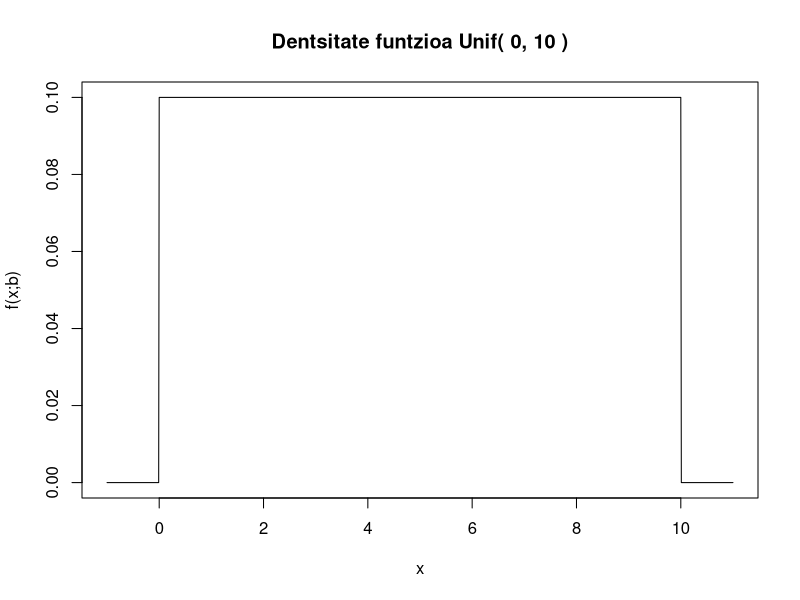
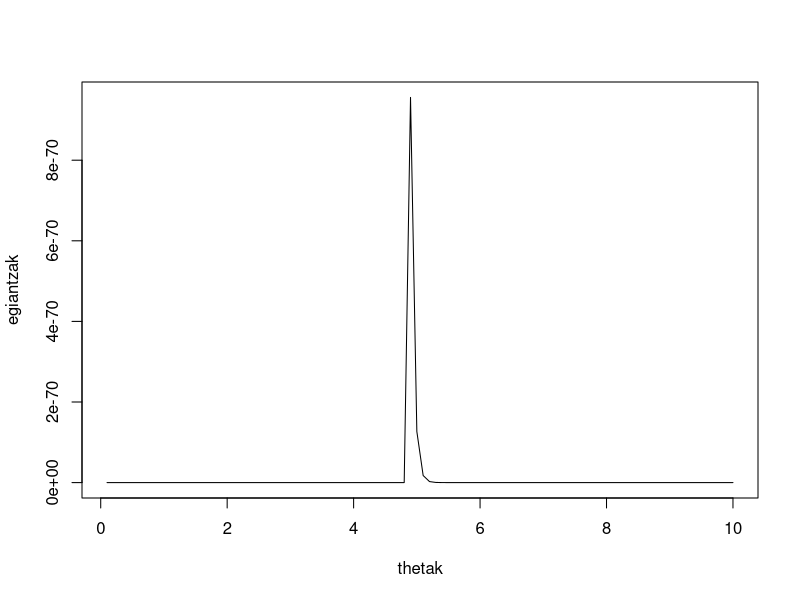
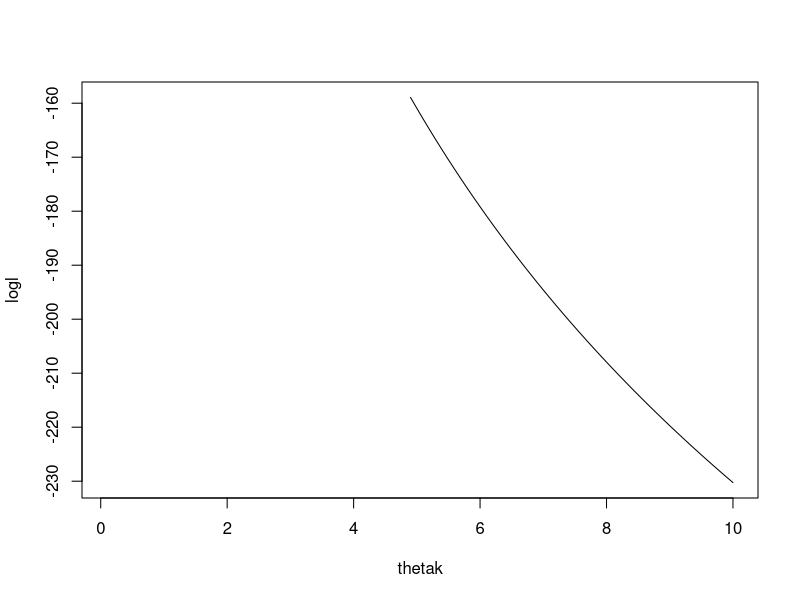

Here is the R script that generated these plots, in order:
## ---- chunk 1
set.seed(666)
## ---- chunk 2
lagina <- c(1.12, 2.58, 2.36, 0.40, 3.29, 1.54, 0.25, 4.87, 1.00, 4.26, 
            1.43, 0.58, 0.21, 1.84, 3.75, 0.56, 1.38, 4.46, 3.37, 3.41, 
            2.53, 3.38, 3.16, 3.26, 2.17, 3.64, 2.31, 3.26, 1.82, 3.26,
            0.87, 1.07, 1.74, 4.32, 4.65, 0.87, 0.76, 4.51, 0.11, 1.38,
            4.34, 4.55, 4.13, 1.42, 2.12, 0.01, 3.36, 0.01, 0.20, 2.85,
            2.15, 4.30, 1.06, 3.06, 1.58, 1.32, 1.53, 0.94, 0.55, 0.18,
            1.04, 0.00, 3.84, 1.86, 2.84, 4.39, 3.85, 0.85, 4.27, 1.72,
            1.31, 0.69, 4.40, 3.22, 4.23, 4.49, 4.89, 0.44, 1.55, 3.70,
            3.51, 1.13, 0.18, 0.47, 4.65, 4.60, 1.01, 4.15, 0.54, 4.48,
            0.17, 1.08, 1.41, 4.48, 4.14, 1.36, 1.20, 1.19, 2.32, 3.21)
## ---- chunk 3
#Estimatzailea edozein laginerako lortzeko funtzio orokorra
getThetaMM <- function(lagina){
  2*mean(lagina)
}

#Gure laginerako estimazioaren kalkulua
getThetaMM(lagina)
## ---- chunk 4
itxaropena_unif <- function(theta){
  return(theta/2)
}
## ---- chunk 5
b <- 10
x <- seq(-1, b+1, 0.01)
plot(x, dunif(x, min = 0, max = b), t="l", main=paste("Dentsitate funtzioa Unif( 0,", b, ")"), xlab = "x", ylab = "f(x;b)")
## ---- chunk 6
getThetaMM2 <-uniroot(function(theta) itxaropena_unif(theta)-mean(lagina), 
                    interval=c(-10,10))$root
getThetaMM2
## ---- chunk 7
getLikelihood <- function(theta, sample){
  l <- 0
  if(all(sample<=theta) & all(sample>=0)){
    return(prod(dunif(sample, min=0, max=theta)))
  }
  return(l)
}


thetak <- seq(0.1, 10, by=0.1)
egiantzak <- sapply(thetak, getLikelihood, sample=lagina)
plot(thetak, egiantzak, type="l")
## ---- chunk 8
getLogLikelihood  <- function(theta, sample){
  l <- getLikelihood(theta, sample)
  if(l!=0){
    return(log(l))}
  else{
    # -Inf balioa ekiditeko
    return(-Inf)
  }
}
## ---- chunk 9
getLogLikelihood <- function(theta, sample){
  probs <- dunif(sample, min=0, max=theta)
  ll <- sum(log(probs))
  return (ll)
}
## ---- chunk 10
logl <- sapply(thetak, FUN=getLogLikelihood, sample=lagina)
plot(thetak, logl, type="l")
## ---- chunk 11
minusL <- function(theta, sample){
  ll <- getLogLikelihood(theta, sample)
  if (is.infinite(ll)) {
    ll <- -1000
  }
  return(-ll)
}

## ---- chunk 12
#Estimatzailea edozein laginerako lortzeko funtzioa
getThetaML <- function(sample, initial.theta=50){
  return(nlm(f=minusL, p=initial.theta, sample=sample))
}
getThetaML(lagina)
theta.ehe <- getThetaML(lagina)$estimate

## ---- chunk 13
max(lagina)
## ---- chunk 14
N <- 1000
lagin.tamainak <- c(10, 20, 30, 40, 50, 75, 100, 150, 200, 250, 300, 350)
set.seed(323)
#Hemen gordeko ditugu estimazioen batezbesteko eta bariantzak
est <- c()
for(n in lagin.tamainak){
  #Sortu laginak
  laginak <- matrix(runif(n*N, 0, 5), nrow=N, ncol=n)
  #Kalkulatu estimazioak lagin guztientzat
  aux<- t(apply(laginak, 1, 
                function(x){c(getThetaMM(x), 
                              getThetaML(x)$estimate)}))
  #Kalkulatu estimazio guztien batezbestekoak eta bariantzak
  bb <- colMeans(aux)
  vars <- apply(aux, 2, var)
  est <- rbind(est, c(bb,vars))
}
## ---- chunk 15
lagina <- c(77.551, 45.195, 50.626, 39.878, 29.137, 57.321, 39.140, 66.776,
            48.028, 42.325, 31.200, 38.632, 42.914, 60.969, 22.076, 52.446,
            45.257, 42.626, 62.504, 22.684, 69.196, 42.383, 61.339, 45.803,
            74.707, 33.048, 72.423, 43.670, 65.279, 42.714, 59.785, 101.742,
            59.641, 44.749, 44.161, 58.488, 46.448, 25.280, 67.619, 66.846,
            80.208, 98.492, 41.149, 40.395, 22.220, 34.628, 77.768, 48.161,
            48.909, 66.267)
